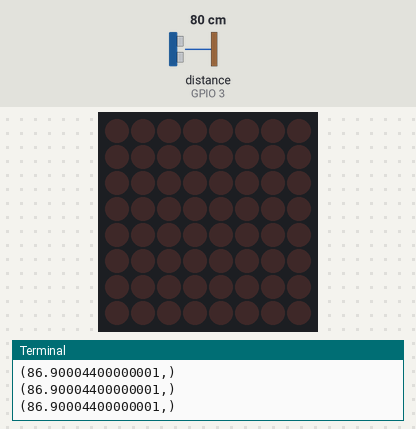
This program was run on a simulated Raspberry Pi (BCM pin numbers). On the bench: 8×8 LED matrix, the last lines printed to the terminal. Inputs (shaded band) come from the test bench; at power-on: distance to the obstacle (sensor on GPIO 3) 80 cm. The echo pulse lasts 58.3 µs per cm.

Above: at 1.2 s.
1.3 s: distance to the obstacle (sensor on GPIO 3) set to 2 cm
At 1.75 s:
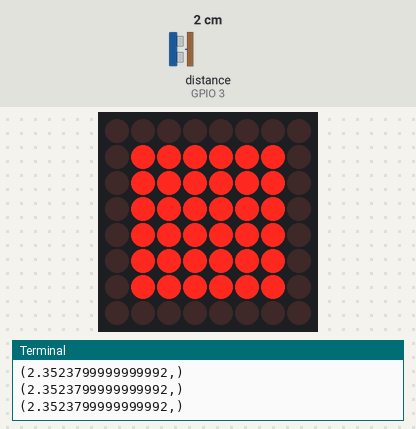
At 2.49 s:
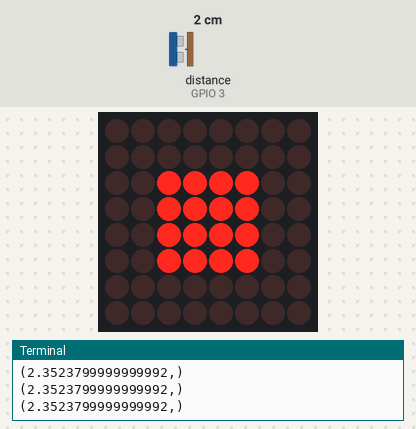
3.3 s: distance to the obstacle (sensor on GPIO 3) set to 18 cm
At 3.81 s:
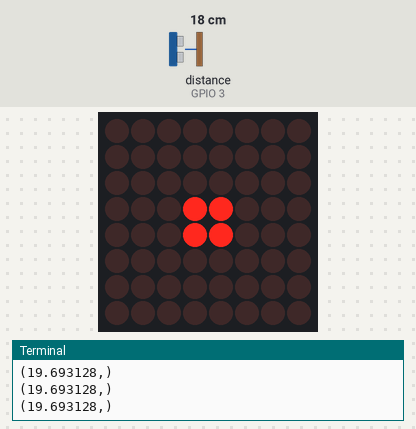
6.3 s: distance to the obstacle (sensor on GPIO 3) set to 4 cm
9.3 s: distance to the obstacle (sensor on GPIO 3) set to 10 cm
At 9.85 s:
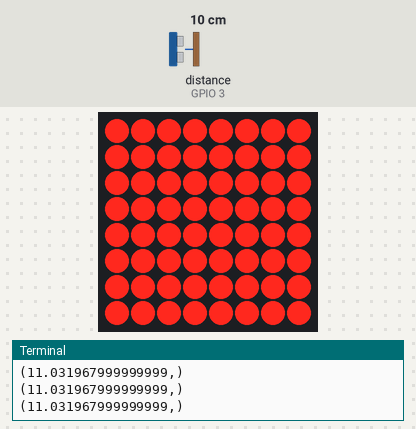

The program:

code.py
```python
# Import all board pins.
import time
import board
import bitbangio
import busio

# Import the HCSR04 ultrasonic sensor module.
import adafruit_hcsr04
# Import the HT16K33 LED matrix module.
from adafruit_ht16k33 import matrix

# Set up the ultrasonic sensor using a library
sonar = adafruit_hcsr04.HCSR04(trigger_pin=board.GP2, echo_pin=board.GP3)

# Create the I2C interface for the LED
i2c = bitbangio.I2C(board.GP27, board.GP26)

# Create the matrix class
# This creates a 8x8 matrix:
matrix = matrix.Matrix8x8(i2c)

def square(min, max):
    for row in range(min,max+1):
        matrix[row, min] = 1
        matrix[row, max] = 1
    for col in range(min,max+1):
        matrix[min, col] = 1
        matrix[max, col] = 1

state = 1
while True:
    try:
        # Take a reading of the range to the object in front of the sensor
        X = sonar.distance
        # Use calibration data to adjust this value
        real_dist = 1.084*(X-9.044)+10

        # Check if distance is below 47cm
        if (real_dist < 47):
            # Calculate a blinking rate based on the distance
            rate = 5*(47 - real_dist)
            delay = min(0.2, 60 / (4*rate))
            if (state == 1):
                matrix.fill(0)
                square(3,4)
            elif (state == 2):
                square(2,5)
            elif (state == 3):
                square(1,6)
            elif (state == 4):
                square(0,7)
            print((real_dist,))

            if (state == 4):
                state = 1
            else:
                state = state + 1

            time.sleep(delay)

        else:
            matrix.fill(0)
            state = 1
            delay = 0.2
            time.sleep(delay)


        print((real_dist,))

    except RuntimeError:
        print("Retrying!")

    #time.sleep(2)
```

Measured:
- after the input at 1.3 s, the display: first changes after 0.17 s (image 1 shows a later state)
